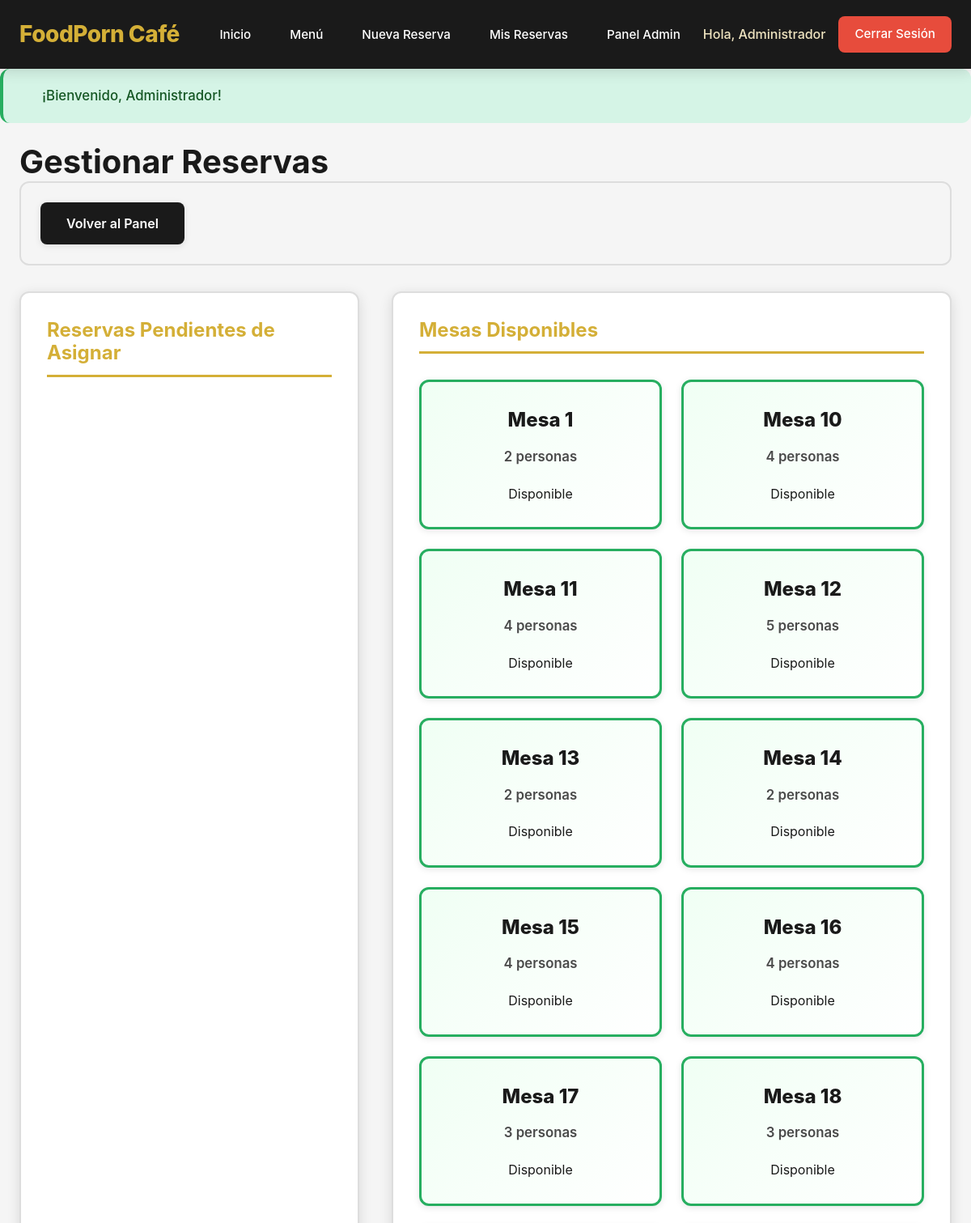
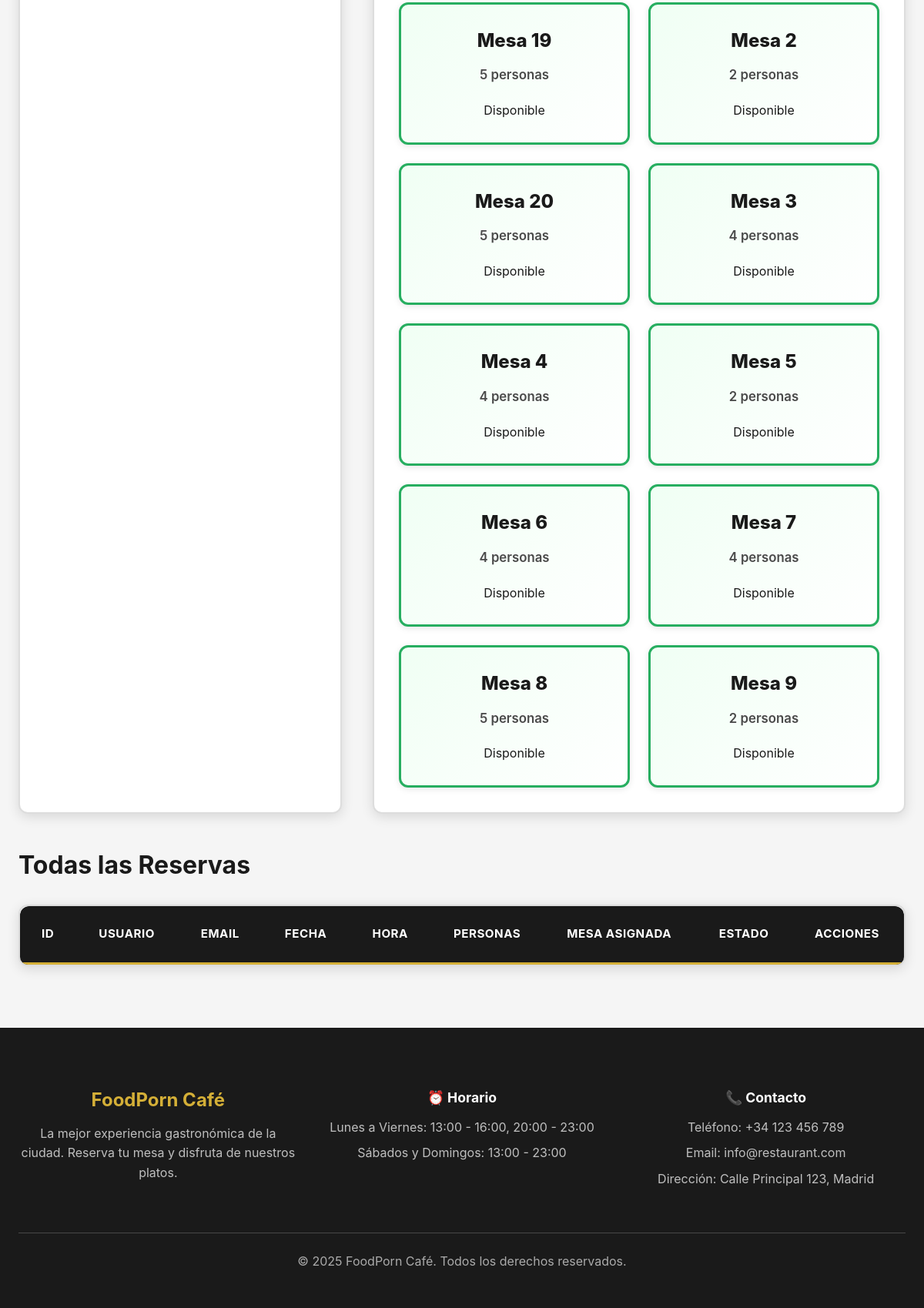
Page /admin/reservas (signed in) on the committed database (2 pictures, top to bottom).
### tables this page shows
CREATE TABLE IF NOT EXISTS mesas (
    id INT AUTO_INCREMENT PRIMARY KEY,
    numero VARCHAR(50) NOT NULL UNIQUE,
    capacidad INT NOT NULL,
    estado ENUM('disponible', 'ocupada', 'reservada') DEFAULT 'disponible',
    posicion_x INT DEFAULT 0,
    posicion_y INT DEFAULT 0,
    activa BOOLEAN DEFAULT TRUE,
    es_agrupada BOOLEAN DEFAULT FALSE,
    fecha_creacion TIMESTAMP DEFAULT CURRENT_TIMESTAMP,
    INDEX idx_estado (estado),
    INDEX idx_activa (activa)
);

### src/controllers/AdminController.php (called while the page is built, shortened)
<?php
class AdminController {
    private $mesaModel;
    public function __construct() {
        $this->mesaModel = new Mesa();
    }
    public function listarReservas() {
        $mesas = $this->mesaModel->obtenerTodas();
        require_once SRC_PATH . '/views/admin/reservas/listar.php';
    }
}

### public/index.php (called while the page is built, shortened)
<?php
require_once SRC_PATH . '/config/database.php';
require_once SRC_PATH . '/models/Mesa.php';
require_once SRC_PATH . '/controllers/AdminController.php';
$uri = $_SERVER['REQUEST_URI'];
handleRoute($uri);

### src/config/database.php (called while the page is built, shortened)
<?php
class Database {
    private static $instance = null;
    private $connection;
    private function __construct() {
        $host = $_ENV['DB_HOST'] ?? 'mysql';
        $dbname = $_ENV['DB_NAME'] ?? 'restaurant_db';
        $username = $_ENV['DB_USER'] ?? 'restaurant_user';
        $password = $_ENV['DB_PASSWORD'] ?? 'restaurant_pass123';
        try {
            $dsn = "mysql:host=$host;dbname=$dbname;charset=utf8mb4";
            $options = [
                PDO::ATTR_ERRMODE => PDO::ERRMODE_EXCEPTION,
                PDO::ATTR_DEFAULT_FETCH_MODE => PDO::FETCH_ASSOC,
                PDO::ATTR_EMULATE_PREPARES => false,
                PDO::MYSQL_ATTR_INIT_COMMAND => "SET NAMES utf8mb4 COLLATE utf8mb4_unicode_ci"
            ];
            $this->connection = new PDO($dsn, $username, $password, $options);
        } catch (PDOException $e) {
            die("Error de conexión a la base de datos: " . $e->getMessage());
        }
    }
    public static function getInstance() {
        if (self::$instance === null) {
            self::$instance = new self();
        }
        return self::$instance;
    }
    public function getConnection() {
        return $this->connection;
    }
}

### src/models/Mesa.php (called while the page is built, shortened)
<?php
class Mesa {
    private $db;
    public function __construct() {
        $this->db = Database::getInstance()->getConnection();
    }
    public function obtenerTodas() {
        $sql = "SELECT * FROM mesas WHERE activa = TRUE ORDER BY numero ASC";
        $stmt = $this->db->query($sql);
        return $stmt->fetchAll();
    }
}

### src/views/admin/reservas/listar.php (the view, shortened to what this page needs)
<?php
include SRC_PATH . '/views/layout/header.php';
?>
<div class="container">
    <h1>Gestionar Reservas</h1>
    <div class="actions-bar">
        <a href="<?php echo APP_URL; ?>/admin" class="btn btn-secondary">Volver al Panel</a>
    </div>
    <div class="reservas-mesas-view">
        <div class="reservas-column">
            <h2>Reservas Pendientes de Asignar</h2>
        </div>
        <div class="mesas-column">
            <h2>Mesas Disponibles</h2>
            <div class="mesas-grid">
                <?php foreach ($mesas as $mesa): ?>
                    <div class="mesa-item <?php echo $mesa['estado']; ?>"
                         data-mesa-id="<?php echo $mesa['id']; ?>"
                         data-capacidad="<?php echo $mesa['capacidad']; ?>">
                        <div class="mesa-numero">Mesa <?php echo $mesa['numero']; ?></div>
                        <div class="mesa-capacidad"><?php echo $mesa['capacidad']; ?> personas</div>
                        <div class="mesa-estado">
                            <span class="badge badge-<?php echo $mesa['estado']; ?>">
                                <?php echo ucfirst($mesa['estado']); ?>
                            </span>
                        </div>
                    </div>
                <?php endforeach; ?>
            </div>
        </div>
    </div>
    <div style="margin-top: 3rem;">
        <h2>Todas las Reservas</h2>
        <div class="table-responsive">
            <table class="data-table">
                <thead>
                    <tr>
                        <th>ID</th>
                        <th>Usuario</th>
                        <th>Email</th>
                        <th>Fecha</th>
                        <th>Hora</th>
                        <th>Personas</th>
                        <th>Mesa Asignada</th>
                        <th>Estado</th>
                        <th>Acciones</th>
                    </tr>
                </thead>
            </table>
        </div>
    </div>
</div>
<?php include SRC_PATH . '/views/layout/footer.php'; ?>

### public/css/styles.css (style rules this page uses)
* { margin: 0; padding: 0; box-sizing: border-box; }
:root { --primary-color: #d4af37; --primary-dark: #b8941f; --primary-light: #f0e5c1; --secondary-color: #1a1a1a; --secondary-light: #2d2d2d; --text-primary: #1a1a1a; --text-secondary: #4a4a4a; --text-light: #999999; --text-white: #ffffff; --background: #ffffff; --background-alt: #f5f5f5; --background-dark: #1a1a1a; --success: #27ae60; --success-light: #d5f4e6; --danger: #e74c3c; --danger-light: #fadbd8; --warning: #f39c12; --warning-light: #fef5e7; --info: #3498db; --info-light: #d6eaf8; --border-color: #ddd; --border-radius: 12px; --radius: 12px; --shadow-sm: 0 2px 8px rgba(0, 0, 0, 0.1); --shadow: 0 4px 16px rgba(0, 0, 0, 0.12); --shadow-lg: 0 8px 24px rgba(0, 0, 0, 0.18); --shadow-xl: 0 12px 40px rgba(0, 0, 0, 0.25); --transition: all 0.3s cubic-bezier(0.4, 0, 0.2, 1); }
body { font-family: -apple-system, BlinkMacSystemFont, "Segoe UI", Roboto, "Helvetica Neue", Arial, sans-serif; line-height: 1.6; color: var(--text-primary); background-color: var(--background-alt); font-size: 16px; -webkit-font-smoothing: antialiased; -moz-osx-font-smoothing: grayscale; }
.container { max-width: 1400px; margin: 0 auto; padding: 0 24px; }
h1, h2, h3, h4, h5, h6 { font-weight: 700; line-height: 1.2; color: var(--text-primary); }
h1 { font-size: 2.5rem; }
h2 { font-size: 2rem; }
.btn { display: inline-block; padding: 0.875rem 2rem; border: none; border-radius: 8px; cursor: pointer; text-decoration: none; transition: var(--transition); font-size: 1rem; font-weight: 600; text-align: center; line-height: 1.5; white-space: nowrap; box-shadow: var(--shadow-sm); }
.btn-secondary { background-color: var(--secondary-color); color: var(--text-white); }
.actions-bar { display: flex; justify-content: space-between; align-items: center; margin-bottom: 2rem; flex-wrap: wrap; gap: 1rem; padding: 1.5rem; background: var(--background-alt); border-radius: var(--radius); border: 2px solid var(--border-color); }
.mesas-grid { display: grid; grid-template-columns: repeat(auto-fill, minmax(280px, 1fr)); gap: 2rem; margin-top: 2rem; }
.mesa-capacidad { font-size: 1.2rem; color: var(--text-secondary); font-weight: 700; }
.reservas-mesas-view { display: grid; grid-template-columns: 420px 1fr; gap: 2.5rem; margin-top: 2rem; }
.reservas-column, .mesas-column { background: var(--background); padding: 2rem; border-radius: var(--radius); border: 2px solid var(--border-color); box-shadow: var(--shadow); }
.reservas-column h2, .mesas-column h2 { font-size: 1.5rem; margin-bottom: 1.5rem; color: var(--primary-color); font-weight: 700; border-bottom: 3px solid var(--primary-color); padding-bottom: 0.75rem; }
.mesas-grid { display: grid; grid-template-columns: repeat(auto-fill, minmax(200px, 1fr)); gap: 1.5rem; }
.mesa-item { background: var(--background-alt); border: 3px solid var(--border-color); border-radius: var(--radius); padding: 1.75rem 1.25rem; text-align: center; transition: var(--transition); cursor: pointer; position: relative; min-height: 160px; display: flex; flex-direction: column; justify-content: center; align-items: center; gap: 0.75rem; box-shadow: var(--shadow-sm); }
.mesa-item.disponible { border-color: var(--success); background: linear-gradient(135deg, #f0fff4 0%, var(--background) 100%); }
.mesa-numero { font-size: 1.5rem; font-weight: 800; color: var(--text-primary); }
.mesa-capacidad { font-size: 1.05rem; color: var(--text-secondary); font-weight: 600; }
.mesa-estado { margin-top: 0.5rem; }
.table-responsive { overflow-x: auto; background-color: var(--background); border-radius: var(--radius); box-shadow: var(--shadow); padding: 0; margin-top: 2rem; border: 2px solid var(--border-color); }
.data-table, .admin-table { width: 100%; border-collapse: separate; border-spacing: 0; }
.data-table thead, .admin-table thead { background-color: var(--secondary-color); color: var(--text-white); }
.data-table th, .admin-table th { padding: 1.5rem 1.75rem; text-align: left; font-weight: 700; text-transform: uppercase; font-size: 0.95rem; letter-spacing: 0.5px; border-bottom: 3px solid var(--primary-color); }
.data-table th:first-child, .admin-table th:first-child { border-top-left-radius: var(--radius); }
.data-table th:last-child, .admin-table th:last-child { border-top-right-radius: var(--radius); }

### rows in the picture
mesas: numero "1", capacidad "2", estado "Disponible"
mesas: numero "10", capacidad "4", estado "Disponible"
mesas: numero "11", capacidad "4", estado "Disponible"
mesas: numero "12", capacidad "5", estado "Disponible"
mesas: numero "13", capacidad "2", estado "Disponible"
mesas: numero "14", capacidad "2", estado "Disponible"
mesas: numero "15", capacidad "4", estado "Disponible"
mesas: numero "16", capacidad "4", estado "Disponible"
mesas: numero "17", capacidad "3", estado "Disponible"
mesas: numero "18", capacidad "3", estado "Disponible"
mesas: numero "19", capacidad "5", estado "Disponible"
mesas: numero "2", capacidad "2", estado "Disponible"
mesas: numero "20", capacidad "5", estado "Disponible"
mesas: numero "3", capacidad "4", estado "Disponible"
mesas: numero "4", capacidad "4", estado "Disponible"
mesas: numero "5", capacidad "2", estado "Disponible"
mesas: numero "6", capacidad "4", estado "Disponible"
mesas: numero "7", capacidad "4", estado "Disponible"
mesas: numero "8", capacidad "5", estado "Disponible"
mesas: numero "9", capacidad "2", estado "Disponible"

### other values in the picture
APP_NAME "FoodPorn Café"
$_SESSION['usuario_nombre'] "Administrador"
$flashMessage['message'] "¡Bienvenido, Administrador!"
